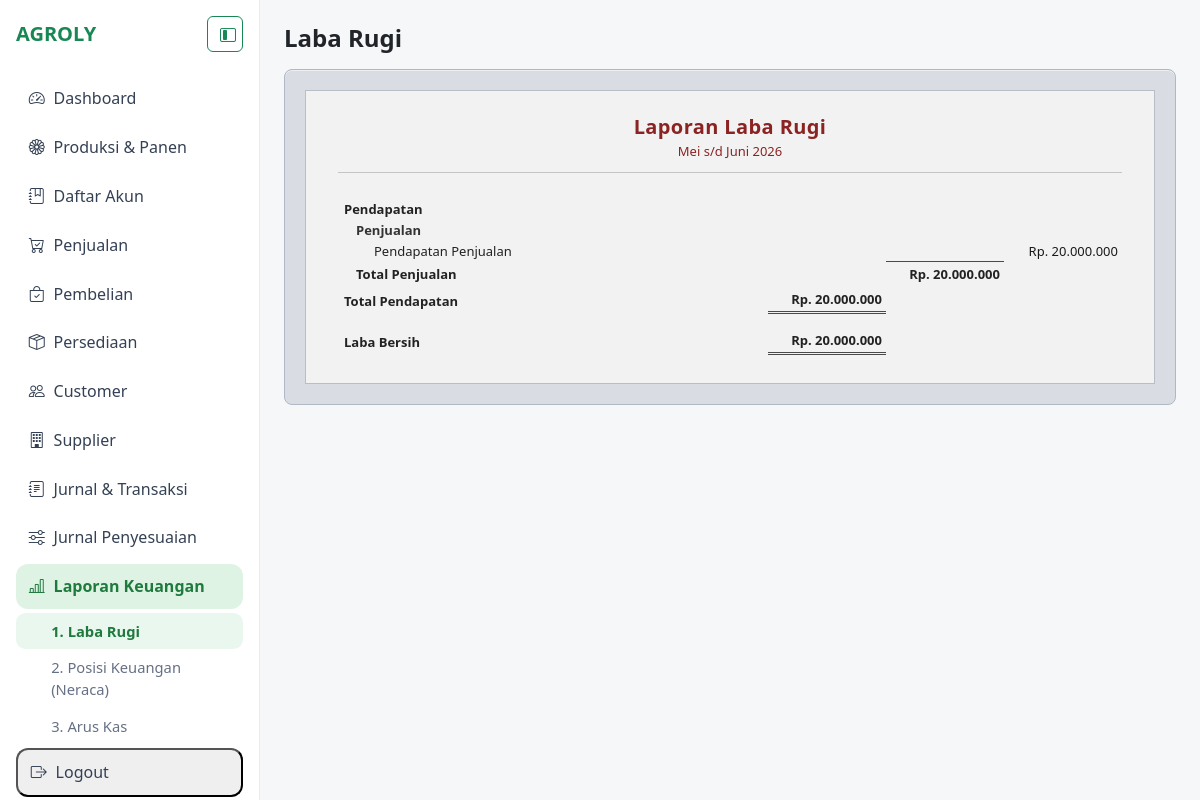
The app's page /akuntansi/laporan/laba-rugi/ (signed in) with its own data.
### agroly/akuntansi/models.py (models this page shows, shortened)
class JurnalHeader(models.Model):
    tanggal = models.DateField()
    nomor_bukti = models.CharField(max_length=50, unique=True, blank=True, null=True)
    keterangan = models.CharField(max_length=255, blank=True)
    sumber_transaksi = models.CharField(max_length=50, default="manual")
    class Meta:
        db_table = "jurnal_header"
        ordering = ["-tanggal", "-id"]

class Akun(models.Model):
    KATEGORI_AKUN = (
        ("aset", "Aset"),
        ("kewajiban", "Kewajiban"),
        ("ekuitas", "Ekuitas"),
        ("pendapatan", "Pendapatan"),
        ("hpp", "HPP"),
        ("beban_operasional", "Beban Operasional"),
        ("pendapatan_lain", "Pendapatan Lain-lain"),
        ("beban_lain", "Beban Lain-lain"),
    )
    kode_akun = models.CharField(max_length=10, unique=True)
    nama_akun = models.CharField(max_length=150)
    kategori_akun = models.CharField(max_length=30, choices=KATEGORI_AKUN)
    aktif = models.BooleanField(default=True)
    class Meta:
        db_table = "akun"
        ordering = ["kode_akun"]

### agroly/akuntansi/views.py (the view)
# urls.py: path("laporan/laba-rugi/", LaporanLabaRugiView.as_view(), name="laporan_laba_rugi"),
class LaporanLabaRugiView(LoginRequiredMixin, TemplateView):
    template_name = "akuntansi/laporan_laba_rugi.html"
    def get_context_data(self, **kwargs):
        context = super().get_context_data(**kwargs)
        context["laba_rugi_detail"] = ServiceLaporanKeuangan.hitung_laba_rugi_terstruktur()
        return context

### agroly/akuntansi/services.py (called while the page is built)
    @staticmethod
    def _format_rp(nilai: Decimal) -> str:
        return format_rupiah(nilai)

    @staticmethod
    def saldo_akun(akun: Akun) -> Decimal:
        agregat = JurnalDetail.objects.filter(akun=akun).aggregate(
            total_debit=Sum("debit"),
            total_kredit=Sum("kredit"),
        )
        debit = agregat["total_debit"] or Decimal("0")
        kredit = agregat["total_kredit"] or Decimal("0")
        if akun.kategori_akun in KATEGORI_SALDO_NORMAL_KREDIT:
            return kredit - debit
        return debit - kredit

    @staticmethod
    def _label_periode_laba_rugi() -> str:
        rentang = JurnalHeader.objects.aggregate(
            awal=Min("tanggal"),
            akhir=Max("tanggal"),
        )
        awal, akhir = rentang["awal"], rentang["akhir"]
        if not awal or not akhir:
            return "Belum ada transaksi"
        if awal == akhir:
            return f"{awal.day} {BULAN_ID[awal.month]} {awal.year}"
        if awal.year == akhir.year and awal.month == akhir.month:
            return f"{awal.day}–{akhir.day} {BULAN_ID[awal.month]} {awal.year}"
        if awal.year == akhir.year:
            return f"{BULAN_ID[awal.month]} s/d {BULAN_ID[akhir.month]} {awal.year}"
        return f"{BULAN_ID[awal.month]} {awal.year} s/d {BULAN_ID[akhir.month]} {akhir.year}"

    @staticmethod
    def _saldo_akun_laba_rugi(akun: Akun) -> Decimal:
        return ServiceLaporanKeuangan.saldo_akun(akun)

### agroly/utils/format_rupiah.py (called while the page is built)
def format_rupiah(nilai) -> str:
    amount = Decimal(nilai or 0).quantize(Decimal("1"), rounding=ROUND_HALF_UP)
    sign = "-" if amount < 0 else ""
    amount = abs(amount)
    integer_text = f"{int(amount):,}".replace(",", ".")
    return f"{sign}Rp. {integer_text}"

### templates/akuntansi/laporan_laba_rugi.html (shortened to what this page needs)
{% extends "base.html" %}
{% load akuntansi_filters %}
{% block content %}
<h4 class="fw-bold mb-3">Laba Rugi</h4>
<div class="fin-outer">
  <div class="fin-paper">
    <header class="fin-header text-center">
      <h2 class="fin-title mb-1">{{ laba_rugi_detail.judul }}</h2>
      <p class="fin-periode mb-0">{{ laba_rugi_detail.periode }}</p>
    </header>
    {% include "includes/laporan_laba_rugi_table.html" %}
  </div>
</div>
{% endblock %}

### templates/includes/laporan_laba_rugi_table.html
{% if laba_rugi_detail.sections %}
  <table class="fin-table" cellspacing="0" cellpadding="0">
    <colgroup>
      <col class="fin-col-label">
      <col class="fin-col-section">
      <col class="fin-col-group">
      <col class="fin-col-line">
    </colgroup>
    <tbody>
      {% for section in laba_rugi_detail.sections %}
        <tr class="fin-gap"><td colspan="4"></td></tr>
        <tr class="fin-section-title">
          <td class="fin-label" colspan="4">{{ section.nama }}</td>
        </tr>
        {% for grup in section.grup %}
          <tr class="fin-group-title">
            <td class="fin-label fin-pad-1" colspan="4">{{ grup.nama }}</td>
          </tr>
          {% for baris in grup.baris %}
            <tr class="fin-line">
              <td class="fin-label fin-pad-2">{{ baris.nama }}</td>
              <td class="fin-amt"></td>
              <td class="fin-amt"></td>
              <td class="fin-amt fin-amt-line">{{ baris.nilai_display }}</td>
            </tr>
          {% endfor %}
          <tr class="fin-group-total">
            <td class="fin-label fin-pad-1">{{ grup.total_label }}</td>
            <td class="fin-amt"></td>
            <td class="fin-amt fin-amt-group">{{ grup.total_display }}</td>
            <td class="fin-amt"></td>
          </tr>
        {% endfor %}
        <tr class="fin-section-total">
          <td class="fin-label fin-total-label">{{ section.total_label }}</td>
          <td class="fin-amt fin-amt-section">{{ section.total_display }}</td>
          <td class="fin-amt"></td>
          <td class="fin-amt"></td>
        </tr>
      {% endfor %}
      <tr class="fin-gap-lg"><td colspan="4"></td></tr>
      <tr class="fin-net-row">
        <td class="fin-label fin-total-label">Laba Bersih</td>
        <td class="fin-amt fin-amt-section">{{ laba_rugi_detail.laba_bersih_display }}</td>
        <td class="fin-amt"></td>
        <td class="fin-amt"></td>
      </tr>
    </tbody>
  </table>
{% else %}
  <p class="text-muted text-center py-5 mb-0">Belum ada data untuk laporan laba rugi.</p>
{% endif %}

### templates/base.html (style rules this page uses)
body { background:#f5f7f9; }

### templates/includes/laporan_finansial_styles.html (style rules this page uses)
.fin-outer { background: #d9dde3; border: 1px solid #b0b8c4; border-radius: .5rem; padding: 1.25rem; box-shadow: inset 0 1px 0 rgba(255, 255, 255, 0.5); }
.fin-paper { max-width: 880px; margin: 0 auto; background: #f2f2f2; border: 1px solid #b8bec8; padding: 1.5rem 2rem 1.75rem; font-family: "Segoe UI", Tahoma, Geneva, Verdana, sans-serif; font-size: 13px; color: #222; line-height: 1.35; }
.fin-header { margin-bottom: 1.1rem; padding-bottom: .75rem; border-bottom: 1px solid #c5c5c5; }
.fin-title { color: #8b2323; font-size: 1.25rem; font-weight: 700; letter-spacing: 0.02em; }
.fin-periode { color: #8b2323; font-size: 13px; font-weight: 500; }
.fin-table { width: 100%; border-collapse: collapse; table-layout: fixed; }
.fin-col-label { width: auto; }
.fin-col-section { width: 118px; }
.fin-col-group { width: 118px; }
.fin-col-line { width: 118px; }
.fin-table td { padding: 2px 6px; vertical-align: bottom; }
.fin-label { text-align: left; font-weight: 400; }
.fin-pad-1 { padding-left: 18px !important; }
.fin-pad-2 { padding-left: 36px !important; }
.fin-amt { text-align: right; font-variant-numeric: tabular-nums; white-space: nowrap; padding-right: 4px !important; }
.fin-gap td { height: 6px; padding: 0; border: none; }
.fin-gap-lg td { height: 14px; padding: 0; border: none; }
.fin-section-title .fin-label { font-weight: 700; font-size: 13px; padding-top: 4px; }
.fin-group-title .fin-label { font-weight: 600; color: #333; }
.fin-line td { padding-top: 1px; padding-bottom: 1px; }
.fin-amt-line { color: #1a1a1a; }
.fin-subgroup-total .fin-label, .fin-group-total .fin-label { font-weight: 600; padding-top: 4px; }
.fin-amt-group { font-weight: 600; border-top: 1px solid #4a4a4a; padding-top: 3px !important; }
.fin-section-total td, .fin-net-row td, .fin-grand-total td { padding-top: 6px; padding-bottom: 2px; }
.fin-total-label { font-weight: 700 !important; }
.fin-amt-section { font-weight: 700; border-bottom: 3px double #4a4a4a; padding-bottom: 2px !important; }

### records on screen
JurnalHeader: nama "Penjualan", nilai_display "Rp. 20.000.000", total_label "Total Penjualan", total_display "Rp. 20.000.000"
Akun: nama "Pendapatan Penjualan"

### other values on screen
{{ laba_rugi_detail.judul }} "Laporan Laba Rugi"
{{ laba_rugi_detail.periode }} "Mei s/d Juni 2026"
{{ section.nama }} "Pendapatan"
{{ section.total_label }} "Total Pendapatan"
{{ section.total_display }} "Rp. 20.000.000"
{{ laba_rugi_detail.laba_bersih_display }} "Rp. 20.000.000"
